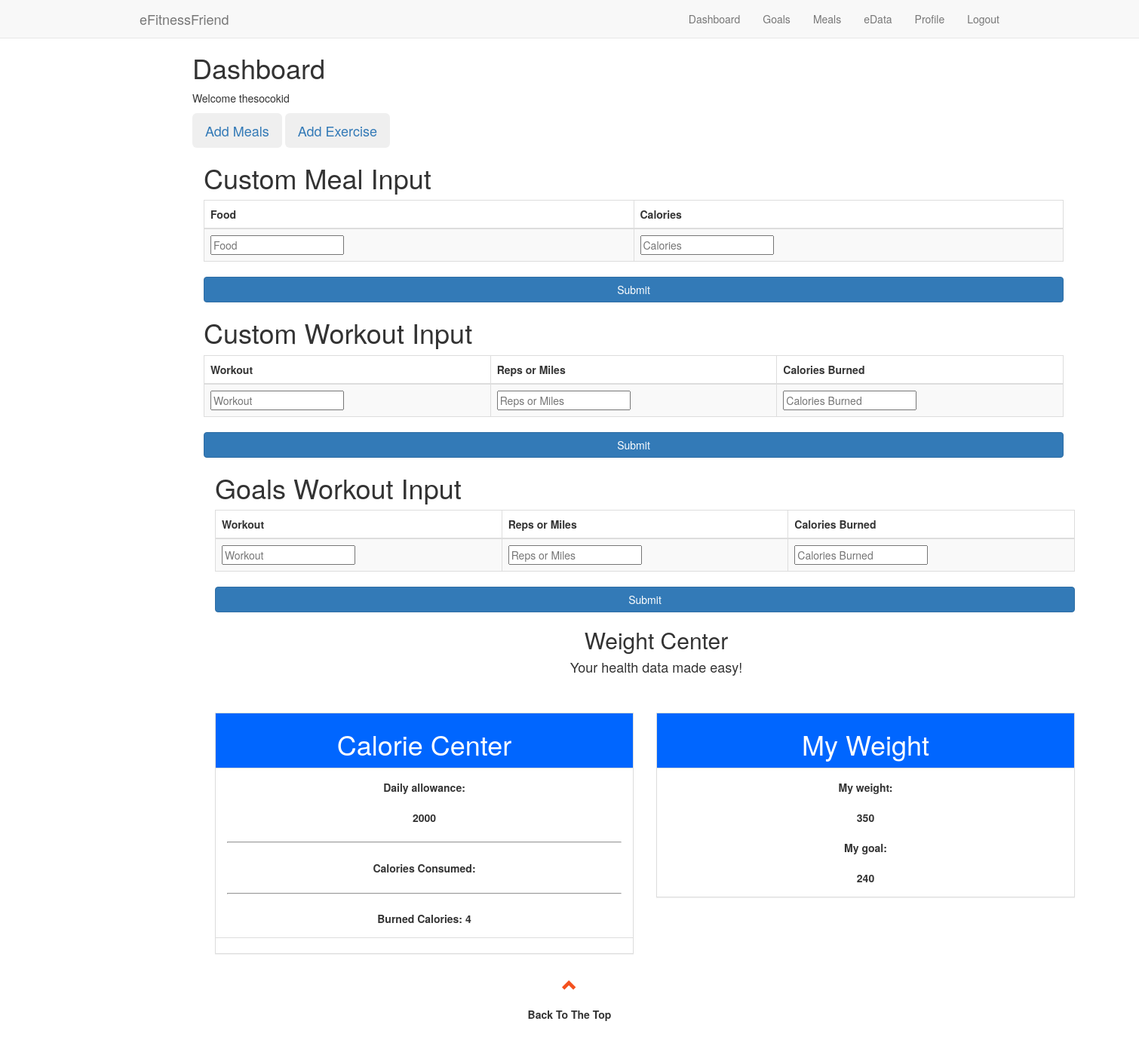
Page /dashboard.php (signed in) on the earlier database version.
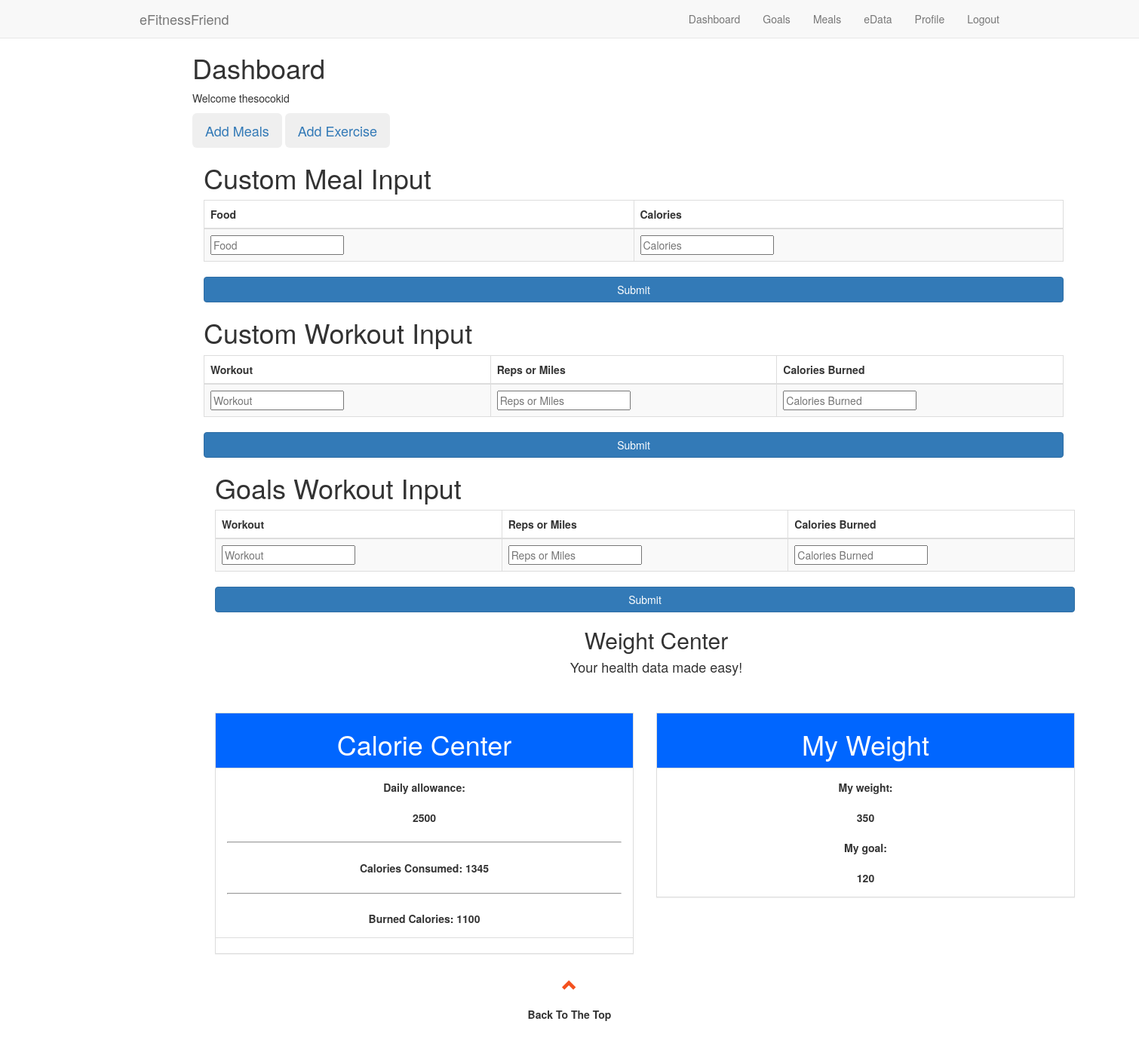
Same page on the later database version.
### tables this page shows
CREATE TABLE `user_data` (
  `id` int(100) NOT NULL,
  `user_id` int(128) NOT NULL,
  `medicalConditions` varchar(128) NOT NULL,
  `currentWeight` int(15) NOT NULL,
  `targetWeight` int(15) NOT NULL,
  `bloodPressure` varchar(9) NOT NULL,
  `targetBloodPressure` varchar(9) NOT NULL,
  `heartRate` int(9) NOT NULL,
  `bloodSugar` int(128) NOT NULL,
  `targetBloodSugar` int(9) NOT NULL,
  `targetCalories` int(15) NOT NULL,
  `age` int(100) NOT NULL,
  `height` varchar(100) NOT NULL
);

### dashboard.php (the view, shortened to what the changed rows need)
<!DOCTYPE html>
<html lang="en">
<head>
  <link rel="stylesheet" href="https://maxcdn.bootstrapcdn.com/bootstrap/3.4.1/css/bootstrap.min.css">
<link rel="stylesheet" type="text/css" href="dashboard.css">
</head>
<body>
<div id="page-wrap">
<body id="myPage" data-spy="scroll" data-target=".navbar" data-offset="60">
<div id="Dashboard" class="container-fluid">
<div id="Goals" class="container-fluid">
<div id="Meals" class="container-fluid">
<div id="iData" class="container-fluid">
<div id="Settings" class="container-fluid">
 <h1>Dashboard</h1>
  <form action="dashboardfood.php" method="post">
<div class="container">
  <table class="table table-striped table table-bordered">
    <thead>
      <tr>
        <h1>Custom Meal Input</h1>
        <th>Food</th>
        <th>Calories</th>
      </tr>
    </thead>
 </form>
</div>
   <form action="dashboardWorkouts.php" method="post">
<div class="container">
  <table class="table table-striped table table-bordered">
    <thead>
      <tr>
        <h1>Custom Workout Input</h1>
        <th>Workout</th>
        <th>Reps or Miles</th>
        <th>Calories Burned</th>
      </tr>
    </thead>
      </table>
      </form>
     <form action="dashboardWorkouts.php" method="post">
<div class="container">
  <table class="table table-striped table table-bordered">
    <thead>
      <tr>
        <h1>Goals Workout Input</h1>
        <th>Workout</th>
        <th>Reps or Miles</th>
        <th>Calories Burned</th>
      </tr>
    </thead>
      </table>
      </form>
</body>
<div class="container">
  <div class="text-center">
    <h2>Weight Center</h2>
  </div>
</div>
  <br>
  <br>
  <div class="row">
    <div class= "col-sm-3 col-md-6" >
      <div class="panel panel-default text-center">
        <div class="panel-heading">
          <h1>Calorie Center</h1>
        </div>
        <div class="panel-body">
          <p2><strong>Daily allowance:<strong></p2> <br></br>
          <?php
                  $con = mysqli_connect('127.0.0.1', 'root','','e_fitness_friend');
                  $user_id = $_SESSION["userid"];
                  $query = "SELECT * FROM user_data where `user_id`= $user_id";
                  $query_run = mysqli_query($con, $query);
                  while($row = mysqli_fetch_array($query_run)){
                     echo $row['targetCalories'];
                  }
                  ?>
          <p2><strong>Calories Consumed:<strong></p2>
       <?php
                  $con = mysqli_connect('127.0.0.1', 'root','','e_fitness_friend');
                  $user_id = $_SESSION["userid"];
                  $query = "SELECT foodCalories ,SUM(foodCalories) FROM user_meals where `user_id`= $user_id";
                  $query_run = mysqli_query($con, $query);
                  while($row = mysqli_fetch_array($query_run)){
                    $sum = $row['SUM(foodCalories)'];
                     echo $sum;
                  }
                  ?>
          <p2><strong>Burned Calories:<strong></p2>
                <?php
                  $con = mysqli_connect('127.0.0.1', 'root','','e_fitness_friend');
                  $user_id = $_SESSION["userid"];
                  $query = "SELECT userCaloriesBurned ,SUM(userCaloriesBurned) FROM user_workouts where `user_id`= $user_id";
                  $query_run = mysqli_query($con, $query);
                  while($row = mysqli_fetch_array($query_run)){
                    $sum = $row['SUM(userCaloriesBurned)'];
                     echo $sum;
                  }
                  ?>
        </div>
      </div>
    </div>
     <div class="col-sm-3 col-md-6">
      <div class="panel panel-default text-center">
        <div class="panel-heading">
          <h1>My Weight</h1>
        </div>
        <div class="panel-body">
          <p2><strong> My weight:</strong></p2> <br></br>
           <?php
                  $con = mysqli_connect('127.0.0.1', 'root','','e_fitness_friend');
                  $user_id = $_SESSION["userid"];
                  $query = "SELECT * FROM user_data where `user_id`= $user_id";
                  $query_run = mysqli_query($con, $query);
                  while($row = mysqli_fetch_array($query_run)){
                     echo $row['currentWeight'];
                  }
                  ?>
         <br></br>
          <p2><strong> My goal:</strong></p2>   <br></br>
           <?php
                  $con = mysqli_connect('127.0.0.1', 'root','','e_fitness_friend');
                  $user_id = $_SESSION["userid"];
                  $query = "SELECT * FROM user_data where `user_id`= $user_id";
                  $query_run = mysqli_query($con, $query);
                  while($row = mysqli_fetch_array($query_run)){
                     echo $row['targetWeight'];
                  }
                  ?>
        </div>
        </div>
      </div>
    </div>
  </div>
</body>
</html>

Differences in the rows shown:
removed user_data: targetCalories "2000", currentWeight "350", targetWeight "240"
added user_data: targetCalories "2500", currentWeight "350", targetWeight "120"
Other differences:
new list line: "1345"
new list line: "1100"
list line gone: "4"
